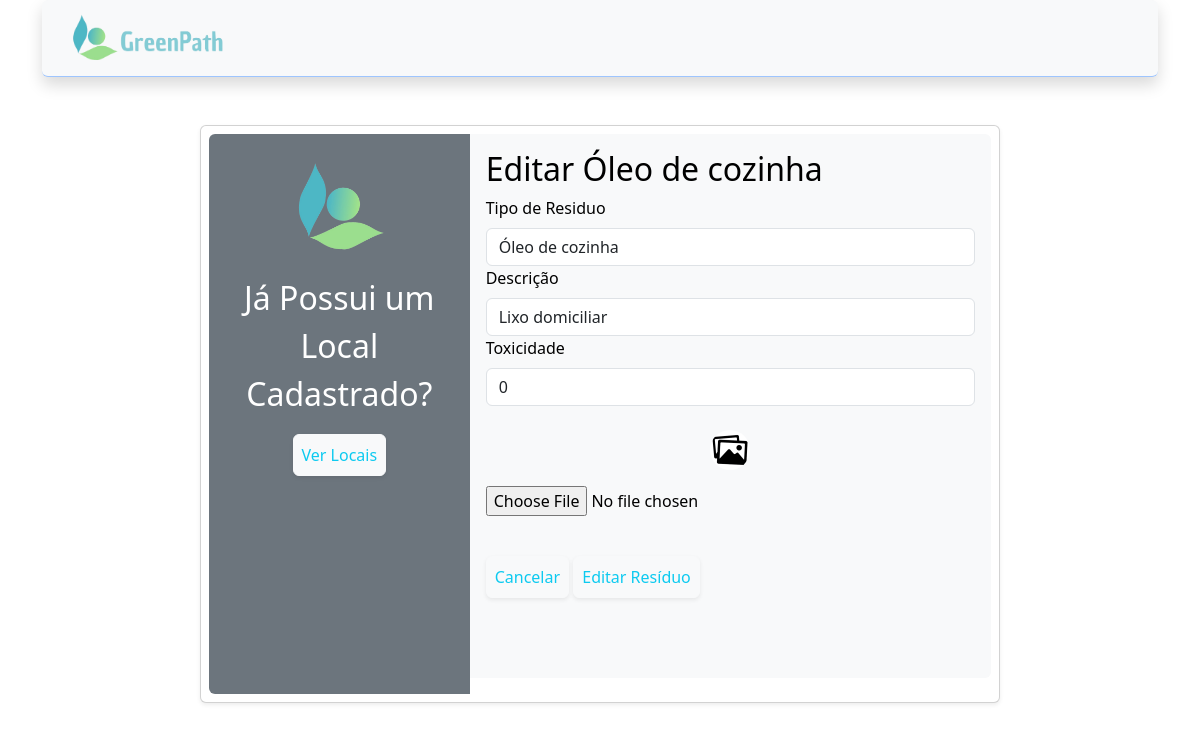
/src/page/editarResiduo.php?id=3, run on the app's committed database.
### tables this page shows
CREATE TABLE TipoResiduo (
    id_tipo_residuo INT PRIMARY KEY AUTO_INCREMENT NOT NULL,
    nome VARCHAR(50) NOT NULL,
    descricao VARCHAR(50) NOT NULL,
    toxico BOOLEAN NOT NULL,
    imagem MEDIUMBLOB DEFAULT NULL
);

### src/page/editarResiduo.php (the view, shortened to what this page needs)
<!doctype html>
<html lang="en">
    <head>
        <link href="https://cdn.jsdelivr.net/npm/bootstrap@5.3.3/dist/css/bootstrap.min.css" rel="stylesheet">
</head>
    <body>
    <?php
    require '../database/connectDB.php';
    $id_tipo_residuo = $_GET['id'];
				$conn = mysqli_connect($servername, $username, $password, $database);
        $sql = "SELECT id_tipo_residuo, nome, imagem, descricao, toxico
                FROM TipoResiduo WHERE id_tipo_residuo = $id_tipo_residuo";
        echo "<div class='container'>";
            if ($result = mysqli_query($conn, $sql)) {
                if(mysqli_num_rows($result) == 1){
                    $row = mysqli_fetch_assoc($result);
                    $nome = $row['nome'];
                    $imagem = $row['imagem'];
                    $descricao = $row['descricao'];
                    $toxico = $row['toxico'];
				?>
        <nav class="navbar navbar-expand-lg bg-body-tertiary shadow p-2 mb-5 rounded border-bottom border-primary-subtle">
          <div class="container-fluid">
            <a class="navbar-brand" href="#">
              <img src="../../resources/logoNome-removebg-preview.png" alt="GreenPath" width="171" height="50">
            </a>
          </div>
        </nav>
        <div class="card mb-3 mx-auto rounded shadow-sm p-2 mb-5" style="max-width: 800px;">
        <div class="row g-0">
            <div class="col-md-4 text-bg-secondary text-center rounded-start">
            <p><br><img src="../../resources/logo-removebg.png" class="img-fluid rounded-start" alt="logo" style="max-width: 100px;"></p>
            <p class="text-center fs-2 text">Já Possui um Local Cadastrado?</p>
            <p><button type="button" onclick="window.location.href='locais.php'" class="btn btn-light text-info shadow-sm p-2 mb-5 rounded">Ver Locais</button></p>
        </div>
            <div class="col-md-8">
            <div class="card-body text-bg-light rounded-end">
                <form id="form" action="editarResiduoDB.php" method="POST" enctype="multipart/form-data">
                <h2 id="signup-title">Editar <?php echo $nome; ?></h2>
                <label for="nome" class="form-label">Tipo de Residuo</label>
                            <input type="text" name="nome" minlength="3" id="nome" placeholder="Tipo de Residuo"
                            class="form-control" title="Informe um nome válido. Minimo 3 digitos" value="<?php echo $nome; ?>" required>
                            <label for="descricao" class="form-label">Descrição</label>
                            <input type="text" name="descricao" minlength="3" id="descricao" placeholder="Descrição"
                            title="Informe uma descriçao válida. Minimo 3 digitos" class="form-control" value="<?php echo $descricao; ?>" required>
                            <label for="toxico" class="form-label">Toxicidade </label>
                            <input type="text" name="toxico" id="toxico" placeholder="Toxicidade " class="form-control"
                            title="Informe um valor válido." value="<?php echo $toxico; ?>" required>
                              <br>
                            <div class="mb-3">
                    <td>
                            <?php
                            if ($imagem) {?>
                                <p style="text-align:center">
                                    <img id="imagemSelecionada" class="rounded-circle" />
                                </p>
                                <?php
                            } else {
                                ?>
                                <p style="text-align:center">
                                    <img id="imagemSelecionada" class="rounded-circle" src="../../resources/ImagemS.png" />
                                </p>
                                <?php
                            }
                            ?>
                            <p>
							<label>
                            <input type="file" id="imagem" name="imagem" onchange="validaImagem(this);" /></label>
                            </p>
                        </td>
                            <div>
                              <br>
                              <input type="button" value="Cancelar" class="btn btn-light text-info shadow-sm p-2 mb-5 rounded" onclick="window.location.href='listarResiduos.php'">
                              <input  class="btn btn-light text-info shadow-sm p-2 mb-5 rounded" type="submit" value="Editar Resíduo">
                            </div>
					<?php
					}
				} else {
					echo "<p style='text-align:center'>Erro executando UPDATE: " . $conn-> error . "</p>";
				}
				echo "</div>";
				?>
        </form>
</div>
</div>
        </body>
</html>

### data on the page
tiporesiduo: nome "Óleo de cozinha", descricao "Lixo domiciliar", toxico "0"
